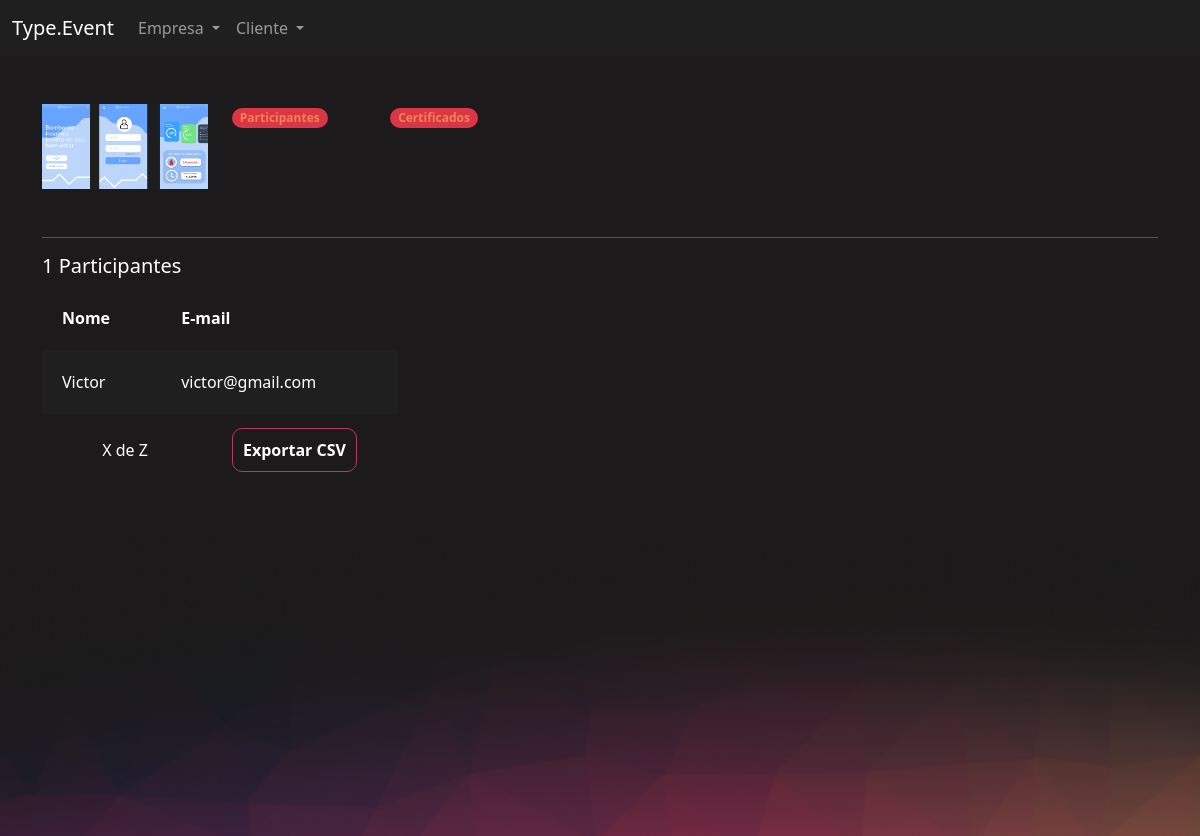
Screenshot of /event/participants_event/12/ (signed in) with the database file from the repository.
### eventos/models.py (models this page shows, shortened)
class Event(models.Model):
    creator = models.ForeignKey(User, on_delete = models.DO_NOTHING, null = True, blank = True)
    name = models.CharField(max_length=200)
    description = models.TextField()
    start_date = models.DateField()
    end_date = models.DateField()
    workload = models.IntegerField()
    logo = models.ImageField(upload_to = 'logo')
    participants = models.ManyToManyField(User, related_name="event_participant", null=True, blank=True)
    cor_principal = models.CharField(max_length = 7)
    cor_secundaria = models.CharField(max_length = 7)
    cor_fundo = models.CharField(max_length = 7)

### eventos/views.py (the view)
# urls.py: path('participants_event/<int:id>/', views.participants_event, name = "participants_event"),
def participants_event(request, id):
    event = get_object_or_404(Event, id=id)
    if not event.creator == request.user:
        raise Http404("Esse evento não é seu")
    if request.method == "GET":
        participants = event.participants.all()
        return render(request, 'participants_event.html', {'event': event, 'participants': participants})

### eventos/templates/participants_event.html (shortened to what this page needs)
{% extends "bases/base_event.html" %}
{% load static %}
{% block 'importacoes' %}
    <link href="{% static 'event/css/manage_event.css' %}" rel="stylesheet">
{% endblock %}
{% block 'conteudo' %}
    <div class="container">
        <br>
        <br>
        <div class="row">
            <div class="col-md-2">
                <img width="100%" src="/media/{{event.logo}}">
                <br>
                <br>
            </div>
            <div class="col-md">
                <div class="row">
                    <div class="col-md-2">
                        <span class="badge rounded-pill text-bg-danger"><a class="link" href="{% url 'participants_event' event.id %}">Participantes</a></span>
                    </div>
                    <div class="col-md-2">
                        <span class="badge rounded-pill text-bg-danger"><a class="link" href=" {% url 'certificates_event' event.id %}">Certificados</a></span>
                    </div>
                </div>
            </div>
        </div>
        <hr>
        <div class="row">
            <h5>{{event.participants.all.count}} Participantes</h5>
            <div class="col-md-4">
                <table>
                    <tr>
                        <th>Nome</th>
                        <th>E-mail</th>
                    </tr>
                    {% for participant in participants %}
                        <tr class="{% cycle 'linha' 'linha2' %}">
                            <td>{{participant.username}}</td>
                            <td>{{participant.email}}</td>
                        </tr>
                    {% endfor %}
                </table>
                <br>
                <div class="row">
                    <div class="col-md text-center">
                        <p>X de Z</p>
                    </div>
                    <div class="col-md ">
                        <a href="{% url 'create_csv' event.id %}" class="btn-principal" style="text-decoration: none;">Exportar CSV</a>
                    </div>
                </div>
            </div>
        </div>
    </div>
{% endblock %}

### templates/static/geral/css/base.css (style rules this page uses)
body { color: white !important; }
:root { --main-color: #201F1F; --dark-color: #1C1A1A; --contrast-color: #BE375F; --differential-color: #ED8554; }

### templates/static/event/css/manage_event.css (style rules this page uses)
table { width: 100%; padding: 20px; }
.linha { height: 40px; background-color: var(--main-color); padding: 20px; }
td, th { padding: 20px; }

### templates/static/event/css/event.css (style rules this page uses)
body { background-color: #1C1A1A; }

### templates/static/users/css/users.css (style rules this page uses)
.link { color: var(--differential-color); text-decoration: none; }
.btn-principal { background-color: transparent; border: 1px solid var(--contrast-color); color: white; padding: 10px; border-radius: 10px; font-weight: bold; }

### rows the page displays
Event: logo (picture), participants.all.count "1"

### other values shown
{{ participant.username }} "Victor"
{{ participant.email }} "victor@gmail.com"
